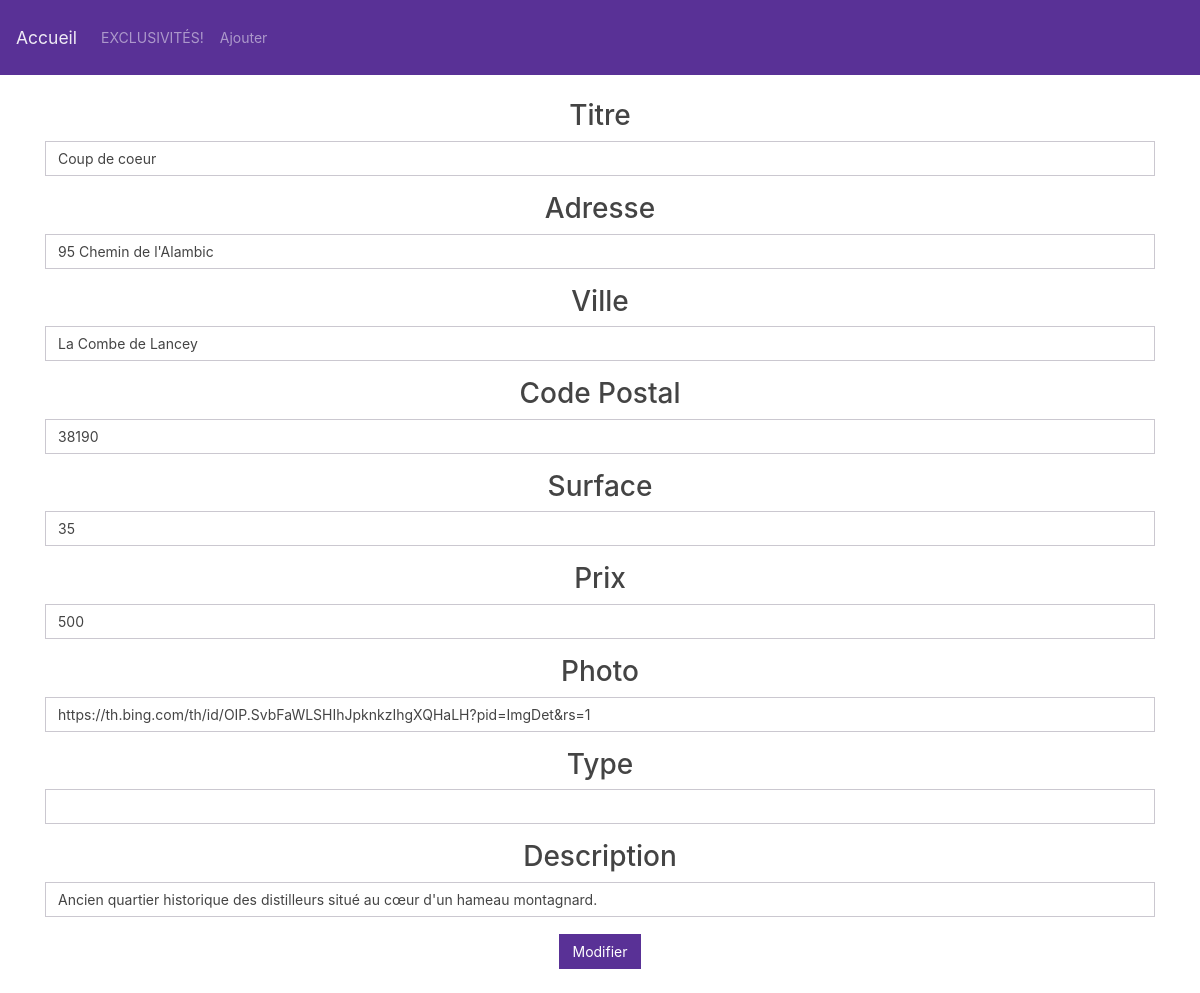
The app's page /?page=immobilier/edit/1, older data.
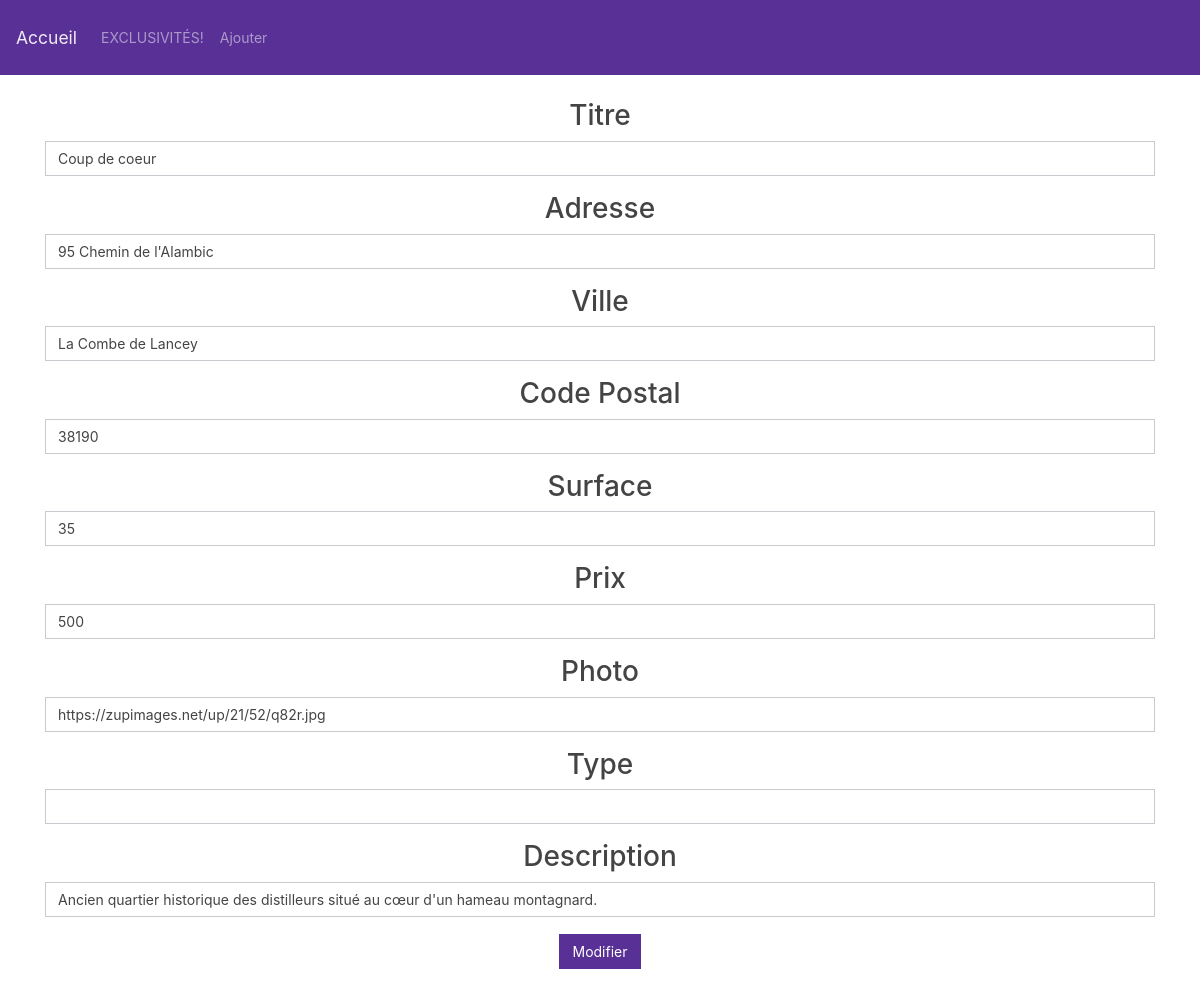
The same page, newer data.
### tables this page shows
CREATE TABLE `logement` (
  `id` int(11) NOT NULL,
  `titre` varchar(127) NOT NULL,
  `adresse` varchar(127) NOT NULL,
  `ville` varchar(127) NOT NULL,
  `cp` int(11) NOT NULL,
  `surface` int(11) NOT NULL,
  `prix` int(11) NOT NULL,
  `photo` varchar(127) NOT NULL,
  `type` tinyint(1) NOT NULL,
  `description` varchar(127) NOT NULL
);

### controller/immobilierController.php (called while the page is built, shortened)
<?php
require_once "modele/immobilierManager.php";
class ImmobilierController {
    private $immobilierManager;
    public function __construct(){
        $this->immobilierManager = new immobilierManager;
        $this->immobilierManager->loadImmobilier();
    }
    public function editImmobilierForm($id){
        $immobilier = $this->immobilierManager->getImmobilierById($id);
        require_once "view/edit.immobilier.view.php";
    }
}

### modele/Manager.php (called while the page is built, shortened)
<?php
abstract class Manager {
    private static $pdo;
    private static function setBdd(){
        self::$pdo = new PDO("mysql:host=localhost;dbname=immobilier;charset=utf8","root","");
        self::$pdo->setAttribute(PDO::ATTR_ERRMODE, PDO::ERRMODE_WARNING);
    }
    protected function getBdd(){
        return self::$pdo;
    }
}

### modele/ImmobilierManager.php (called while the page is built, shortened)
<?php
require_once "Immobilier.php";
require_once "Manager.php";
class ImmobilierManager extends Manager {
    private $immobilier;
    public function addImmobilier($immobilier){
        $this->immobilier[] = $immobilier;
    }
    public function loadImmobilier(){
        $req  = $this->getBdd()->prepare("SELECT * FROM logement");
        $req->execute();
        $myimmobilier = $req->fetchAll(PDO::FETCH_ASSOC);
    }
    public function getImmobilierById($id){
        foreach($this->immobilier as $immobilier) {
           if($immobilier->getId() == $id){
                return $immobilier;
           }
        }
    }
}

### modele/Immobilier.php (called while the page is built, shortened)
<?php
class Immobilier {
    private int     $id;
    private string  $titre;
    private string  $adresse;
    private string  $ville;
    private int     $cp;
    private int     $surface;
    private int     $prix;
    private string  $photo;
    private bool    $type;
    private string  $description;
    public function __construct($id,$titre,$adresse,$ville,$cp,$surface,$prix,$photo,$type,$description){
        $this->id = $id ;
        $this->titre = $titre ;
        $this->adresse = $adresse;
        $this->ville = $ville;
        $this->cp = $cp;
        $this->surface = $surface;
        $this->prix = $prix;
        $this->photo = $photo;
        $this->type = $type;
        $this->description = $description;
    }
	function getId() {
        return $this->id;
   }
	function getTitre() {
 		return $this->titre;
	}
	function getAdresse() {
 		return $this->adresse;
	}
	function getVille() {
 		return $this->ville;
	}
	function getCp() {
 		return $this->cp;
	}
	function getSurface() {
 		return $this->surface;
	}
	function getPrix() {
 		return $this->prix;
	}
	function getPhoto() {
 		return $this->photo;
	}
	function getType() {
 		return $this->type;
	}
	function getDescription() {
 		return $this->description;
	}
}

### view/edit.immobilier.view.php (the view, shortened to what this page needs)
<form method="POST" action="<?= URL ?>?page=immobilier/editvalid">
  <div class="form-group">
    <label for="titre">Titre</label>
    <input type="text" class="form-control" value="<?= $immobilier->getTitre()?>" name="titre" id="titre">
  </div>
  <div class="form-group">
    <label for="adresse">Adresse</label>
    <input type="text" class="form-control" value="<?= $immobilier->getAdresse()?>" name="adresse" id="adresse">
  </div>
  <div class="form-group">
    <label for="ville">Ville</label>
    <input type="text" class="form-control" value="<?= $immobilier->getVille()?>" name="ville" id="adresse">
  </div>
   <div class="form-group">
    <label for="cp">Code Postal</label>
    <input type="number" class="form-control" value="<?= $immobilier->getCp()?>" name="cp" id="cp">
  </div>
   <div class="form-group">
    <label for="surface">Surface</label>
    <input type="number" class="form-control" value="<?= $immobilier->getSurface()?>" name="surface" id="surface">
  </div>
   <div class="form-group">
    <label for="prix">Prix</label>
    <input type="number" class="form-control" value="<?= $immobilier->getPrix()?>" name="prix" id="prix">
  </div>
   <div class="form-group">
    <label for="photo">Photo</label>
    <input type="text" class="form-control" value="<?= $immobilier->getPhoto()?>" name="photo" id="photo">
  </div>
   <div class="form-group">
    <label for="type">Type</label>
    <input type="bool" class="form-control" value="<?= $immobilier->getType()?>" name="type" id="type">
  </div>
   <div class="form-group">
    <label for="description">Description</label>
    <input type="text" class="form-control" value="<?= $immobilier->getDescription()?>" name="description" id="description">
  </div>
  <button type="submit" class="btn btn-primary">Modifier</button>
</form>
<?php
$content =  ob_get_clean();
require_once "base.html.php";
?>

### index.php (shortened to what this page needs)
<?php
require_once "controller/immobilierController.php";
$immobilierController = new ImmobilierController;
if(empty($_GET['page'])){
    require_once "view/home.view.php";
}else {
    $url = explode("/", filter_var($_GET['page']), FILTER_SANITIZE_URL );
    switch($url[0]){
        case "immobilier" :
            if(empty($url[1])){
                $immobilierController->displayImmobiliers();
            } else if($url[1] === "add"){
                $immobilierController->newImmobilierForm();
            } else if($url[1] === "ivalid"){
                $immobilierController->newImmobilierValidation();
            } else if($url[1] === "edit"){
                $immobilierController->editImmobilierForm($url[2]);
            } else if($url[1] === "editvalid"){
                $immobilierController->editImmobilierValidation();
            }
            else if($url[1] === "delete"){
                $immobilierController->deleteImmobilier($url[2]);
            }
        break;
    }
}

### view/base.html.php (shortened to what this page needs)
<!DOCTYPE html>
<html lang="en">
<head>
    <link rel="stylesheet" href="https://cdnjs.cloudflare.com/ajax/libs/font-awesome/5.15.1/css/all.min.css"/>
    <link rel="stylesheet" href="https://stackpath.bootstrapcdn.com/bootswatch/4.5.2/pulse/bootstrap.min.css">
</head>
<body>
    <nav class="navbar navbar-expand-lg navbar-dark bg-primary">
    <a class="navbar-brand" href="<?= URL ?>accueil"> Accueil </a>
    <div class="collapse navbar-collapse" id="navbarColor01">
        <ul class="navbar-nav mr-auto">
        <li class="nav-item">
            <a class="nav-link" href="<?= URL ?>?page=immobilier">EXCLUSIVITÉS!</a>
        </li>
        <li class="nav-item">
            <a class="nav-link" href="<?= URL ?>?page=immobilier/add">Ajouter</a>
        </li>
        </ul>
    </div>
    </nav>
   <main>
        <div class="container">
            <h2 class=" my-4 text-center"><?= $content ?></h2>
        </div>
    </main>
</body>
</html>

Row changes from the older to the newer data that the page shows:
changed logement "Coup de coeur": photo "https://th.bing.com/th/id/OIP.SvbFaWLSHIhJpknkzIhgXQHaLH?pid=ImgDet&rs=1" → "https://zupimages.net/up/21/52/q82r.jpg"
